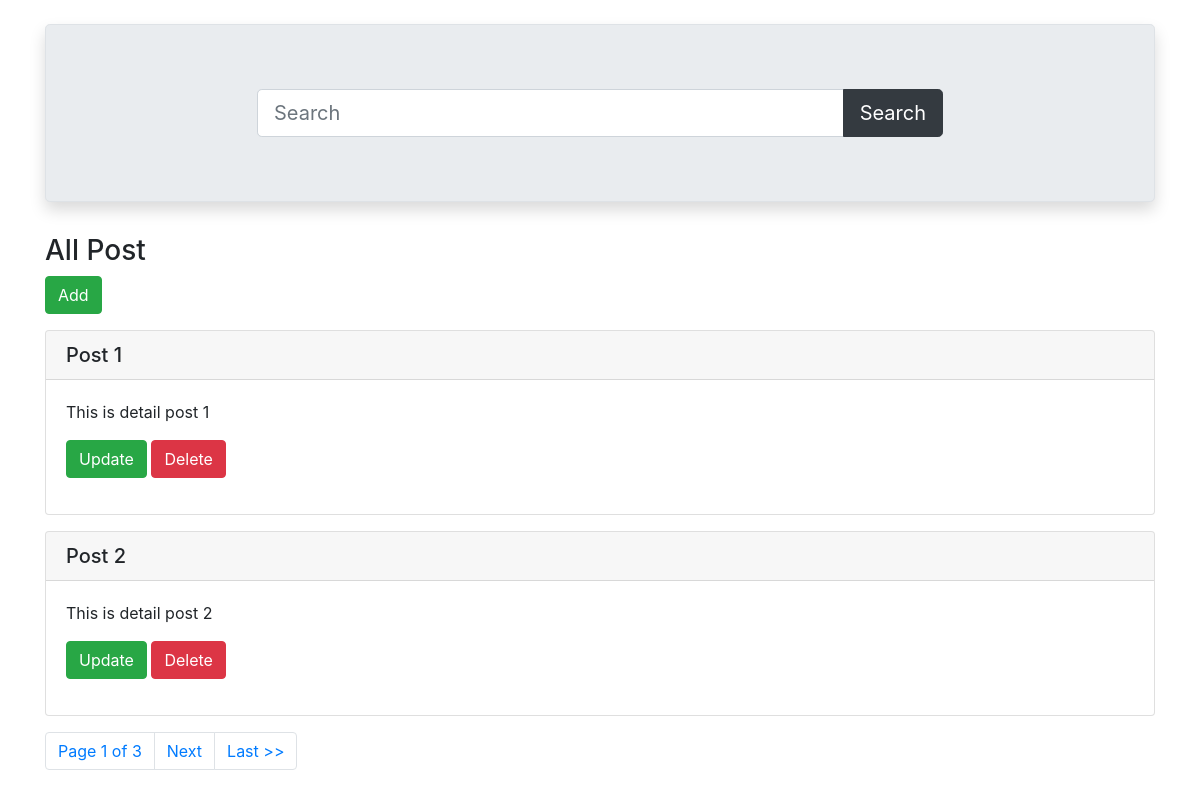
Page /post/ on the committed database.
### post/models.py (models this page shows)
class Post(models.Model):
    title = models.CharField(max_length=100)
    detail = models.TextField()

### post/views.py (the view)
# urls.py: path('', views.list, name='list'),
def list(request):
    if 'q' in request.GET:
        q = request.GET['q']
        posts = models.Post.objects.filter(title__icontains=q)
    else:
        posts = models.Post.objects.all()
    paginator = Paginator(posts, 2)
    page_number = request.GET.get('page')
    posts_obj = paginator.get_page(page_number)
    return render(request, 'list.html', {'posts': posts_obj})

### post/templates/list.html (shortened to what this page needs)
{% load static %}
<!DOCTYPE html>
<html lang="en">
<head>
    <link rel="stylesheet" href="{% static 'bootstrap.min.css' %}">
</head>
<body>
    <div class="container my-4">
        <div class="jumbotron border shadow">
            <div class="row">
                <div class="col-md-8 offset-2">
                    <form>
                        <div class="input-group">
                            <input name="q" type="text" class="form-control form-control-lg" placeholder="Search"/>
                            <div class="input-group-append">
                                <button class="btn btn-dark btn-lg">Search</button>
                            </div>
                        </div>
                    </form>
                </div>
            </div>
        </div>
        <h3>All Post</h3>
        <p><a class="btn btn-success" href="{% url 'add'%}">Add</a></p>
        {% for post in posts %}
        <div class="card my-3">
            <h5 class="card-header">{{post.title}}</h5>
            <div class="card-body">
                <p class="card-text">{{post.detail}}</p>
                <p><a class="btn btn-success" href="{% url 'update' post.id%}">Update</a>
                <a onclick="return confirm('Are you sure to delete?')" class="btn btn-danger" href="{% url 'delete' post.id%}">Delete</a></p>
            </div>
        </div>
        {% endfor %}
        <ul class="pagination">
            <li class="page-item">
                <a href="#" class="page-link"> Page {{ posts.number }} of {{ posts.paginator.num_pages }} </a>
            </li>
            {% if posts.has_next %}
            <li class="page-item">
                <a href="?page={{posts.next_page_number}}" class="page-link"> Next </a>
            </li>
            <li class="page-item">
                <a href="?page={{posts.paginator.num_pages}}" class="page-link"> Last >> </a>
            </li>
            {% endif %}
        </ul>
    </div>
</body>
</html>

### rows in the picture
Post: title "Post 1", detail "This is detail post 1"
Post: title "Post 2", detail "This is detail post 2"

### other values in the picture
{{ posts.number }} "1"
{{ posts.paginator.num_pages }} "3"
